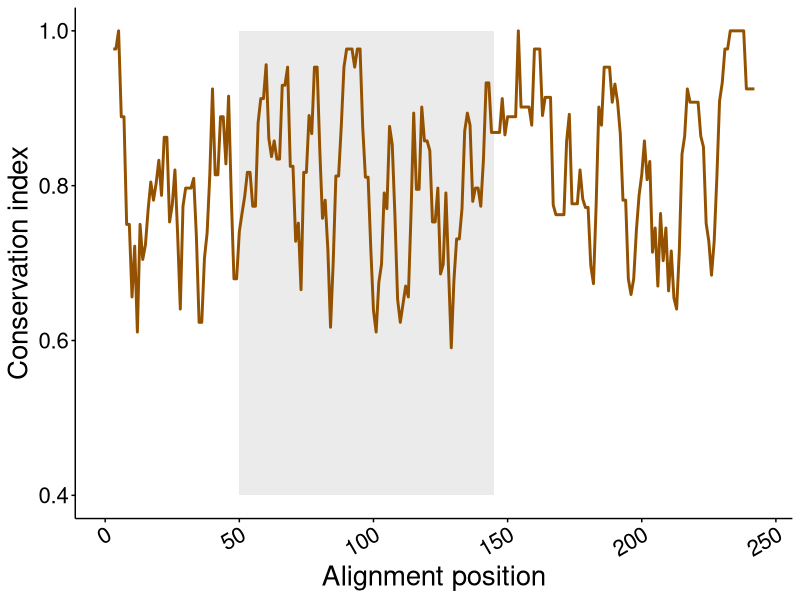
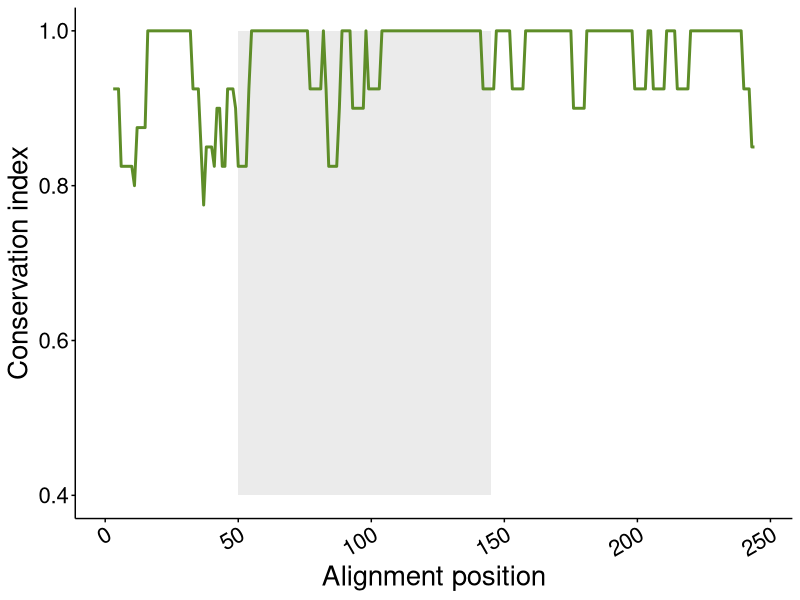
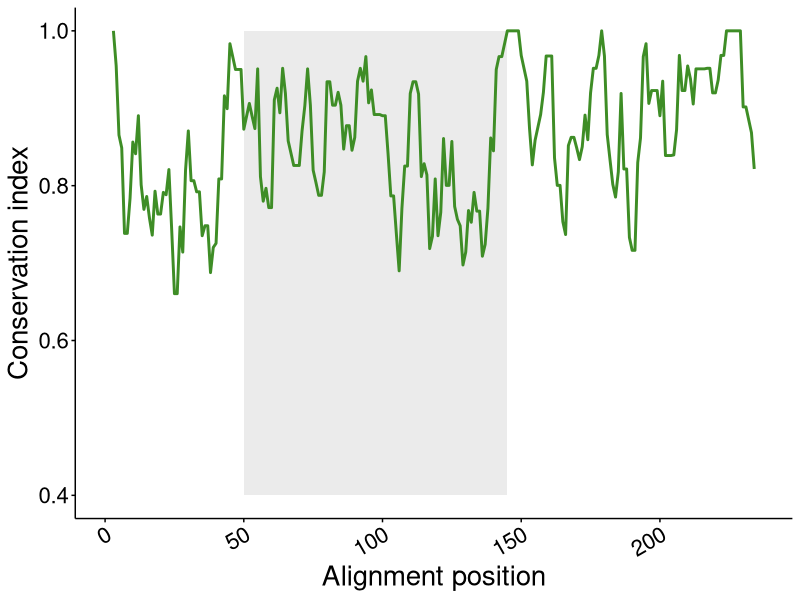
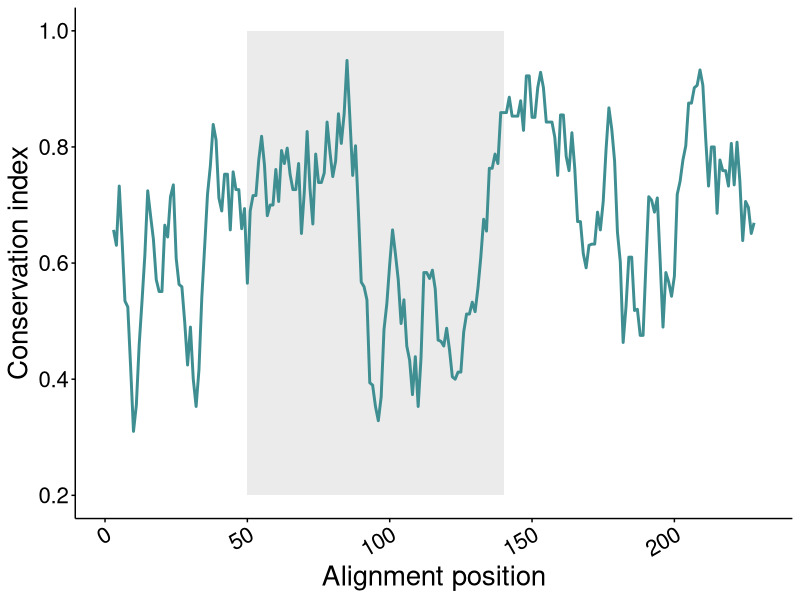

Source code (R) for these figures, in order: (Note: this script raises an error after producing the figures.)
library(ggplot2)
library(slider)

# Birds
data <- read.csv('Bird.tsv',
                 sep='\t', header=TRUE)

data$slide <- slider::slide_dbl(data$index, mean, .before = 2, .after = 2, .complete = TRUE)

p1 <- ggplot(data, aes(x=site, y=slide)) +
  annotate('rect', xmin=50, xmax=145, ymin=0.4, ymax=1, alpha=.3, fill='gray') +
  geom_line(colour='#945200', linewidth=1) +
  theme_classic() +
  xlab("Alignment position") + ylab("Conservation index") +
  theme(text = element_text(size = 20), 
        axis.text = element_text(colour='black'),
        axis.ticks = element_line(colour='black'),
        axis.text.x = element_text(angle=30, hjust = 1, vjust = 1))
p1 

# Crocodiles
data <- read.csv('Crocodile.tsv',
                 sep='\t', header=TRUE)

data$slide <- slider::slide_dbl(data$index, mean, .before = 2, .after = 2, .complete = TRUE)

p2 <- ggplot(data, aes(x=site, y=slide)) +
  annotate('rect', xmin=50, xmax=145, ymin=0.4, ymax=1, alpha=.3, fill='gray') +
  geom_line(color='#5E8D28', linewidth=1) +
  theme_classic() +
  xlab("Alignment position") + ylab("Conservation index") +
  theme(text = element_text(size = 20), 
        axis.text = element_text(colour='black'),
        axis.ticks = element_line(colour='black'),
        axis.text.x = element_text(angle=30, hjust = 1, vjust = 1))
p2

# Turtles
data <- read.csv('Turtle.tsv',
                 sep='\t', header=TRUE)

data$slide <- slider::slide_dbl(data$index, mean, .before = 2, .after = 2, .complete = TRUE)

p3 <- ggplot(data, aes(x=site, y=slide)) +
  annotate('rect', xmin=50, xmax=145, ymin=0.4, ymax=1, alpha=.3, fill='gray') +
  geom_line(color='#3E8D26', linewidth=1) +
  theme_classic() +
  xlab("Alignment position") + ylab("Conservation index") +
  theme(text = element_text(size = 20), 
        axis.text = element_text(colour='black'),
        axis.ticks = element_line(colour='black'),
        axis.text.x = element_text(angle=30, hjust = 1, vjust = 1))
p3

# Squamata
data <- read.csv('Squamata.tsv',
                 sep='\t', header=TRUE)

data$slide <- slider::slide_dbl(data$index, mean, .before = 2, .after = 2, .complete = TRUE)

p4 <- ggplot(data, aes(x=site, y=slide)) +
  annotate('rect', xmin=50, xmax=140, ymin=0.2, ymax=1, alpha=.3, fill='gray') +
  geom_line(color='#3F8F92', linewidth=1) +
  theme_classic() +
  xlab("Alignment position") + ylab("Conservation index") +
  theme(text = element_text(size = 20), 
        axis.text = element_text(colour='black'),
        axis.ticks = element_line(colour='black'),
        axis.text.x = element_text(angle=30, hjust = 1, vjust = 1))
p4

# set drawing canvas
layout <- rbind(c(1,2,3,4), c(1,2,3,4))

# plot all bar charts
merge_bar <- grid.arrange(p1, p2, p3, p4, layout_matrix=layout)


# save
ggsave('Conservation_index_plot.pdf',
       merge_bar, width = 16, height = 4)
